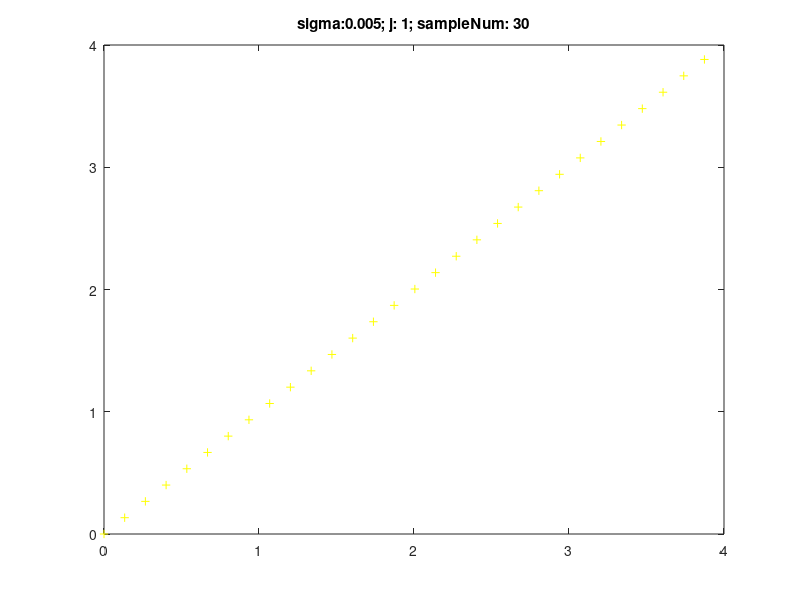
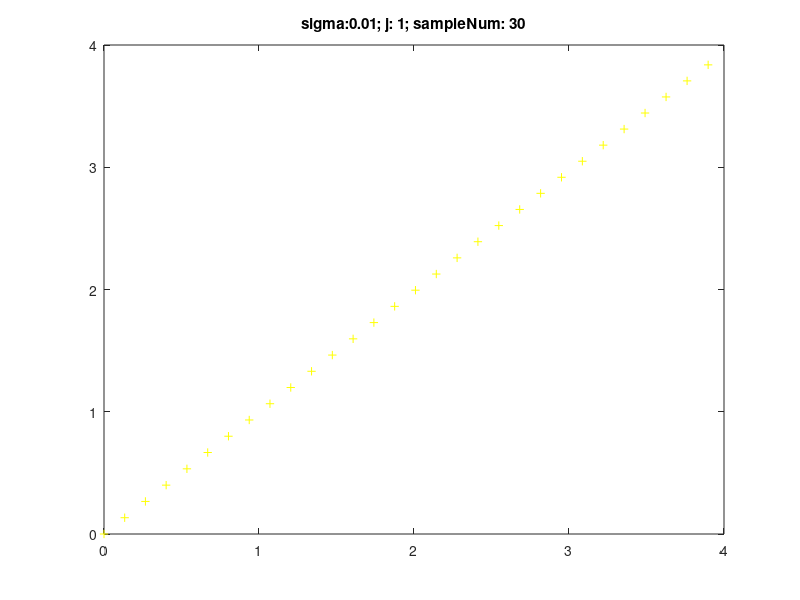
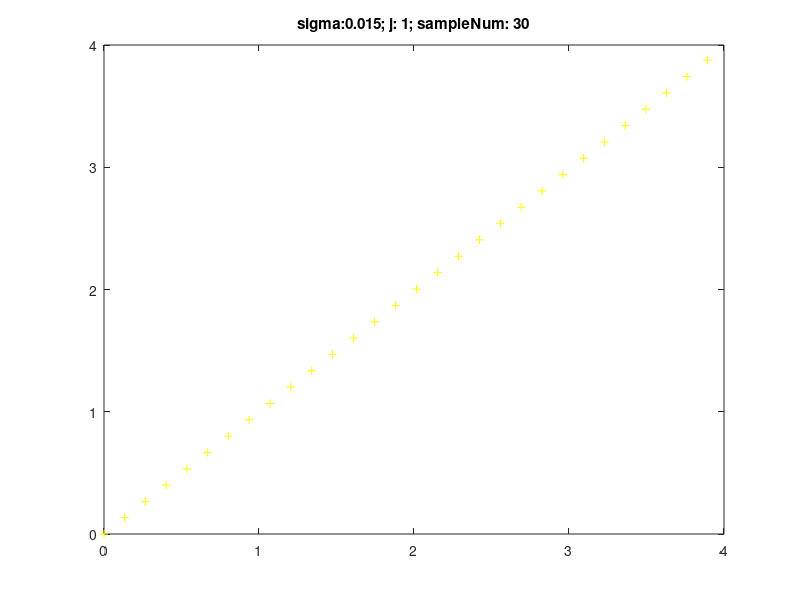
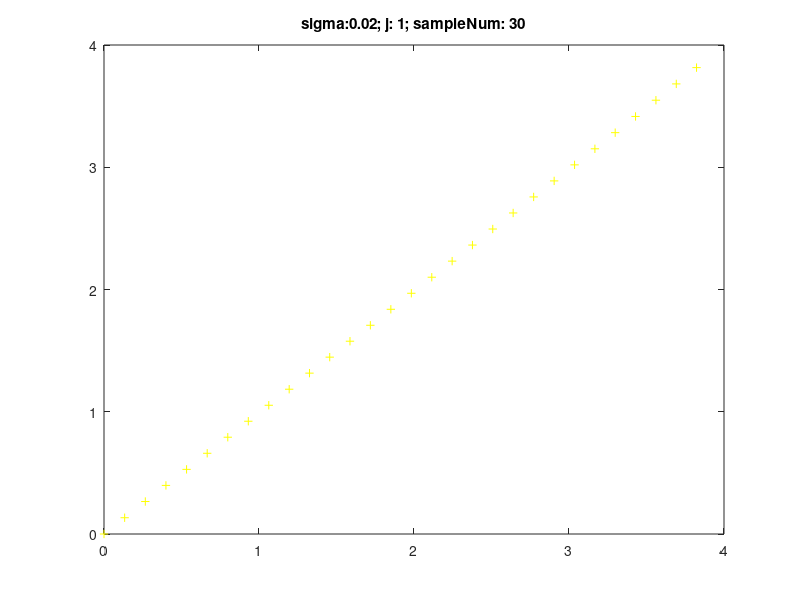

MATLAB code for these plots, in order:
clear all; close all;
Xini = [0,0,0.8,0.8]'; %[0,0,1.0,1.0]'; %[0,0,1.4,1.4]';
% X = Xini; pdata(:,1) = Xini;
dt = (2/3) /4; %% 0.3;
sampleNum = 30;
A = [1,0,dt,0;0,1,0,dt;0,0,1,0;0,0,0,1];
G = [dt^2/2*eye(2);dt*eye(2)];
sigma = 0.005;
TrialNum = 0;
LastTrialNum = 0;
%w = randn(2,1,sampleNum);
NumberOfTraj = 50;
allData = zeros(4, sampleNum + 1);
while sigma <= 2.0
    fprintf('sigma=%f \n ', sigma);
    GoodTrajFound = 0;
    for j = 1:NumberOfTraj
        if GoodTrajFound == 1
            break
        end    
        X = Xini;
        pdata(:,1) = Xini;
        TrialNum = TrialNum + 1;
        for i = 2:sampleNum
            % X = A*X + G*0.5*w(:,:,i);
%             randomNum = randn(2,1);
%             X = A * X + G * sigma * randomNum;
            X = A * X + G * sigma * randn(2,1);
            if ( X(1) > 10 || X(1) < -10 ...
                    || X(2) > 10 || X(2) < -10)
                break
            end
            pdata(:,i) = X;
            if i == sampleNum
                %subplot(5, 6, j);
                figure()
                plot(pdata(1,:),pdata(2,:), 'y+');
                title(['sigma:', num2str(sigma), '; j: ', num2str(j),'; sampleNum: ', num2str(sampleNum)]);
                GoodTrajFound = 1;
                allData = [allData ;[ [sigma, j, TrialNum - LastTrialNum, 0]', pdata ] ];
                %sigma = sigma - 0.1;
                LastTrialNum = TrialNum;
            end
        %break
        end
    end
    sigma = sigma + 0.005;
end    
% save('posivelodata2.mat', 'pdata');